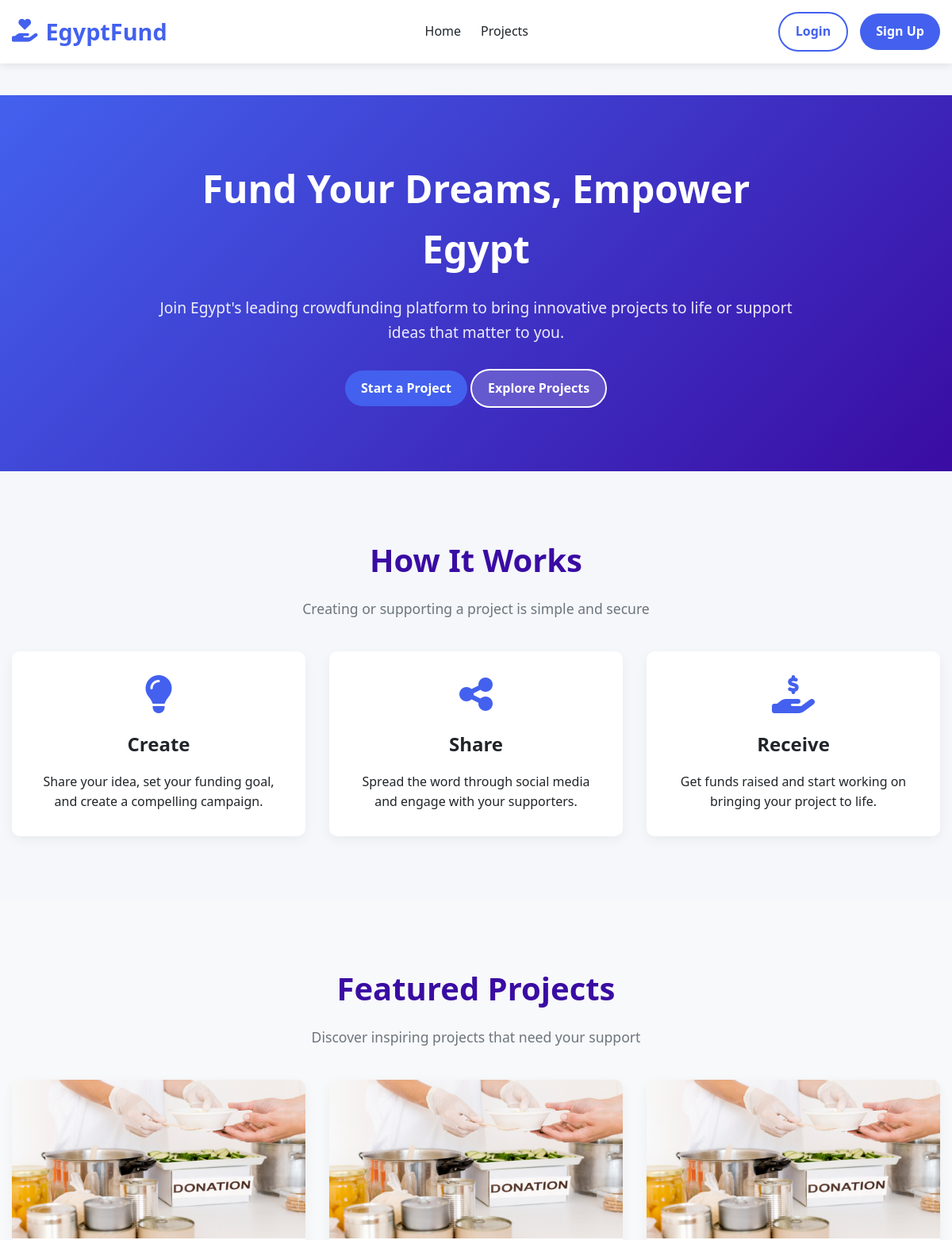
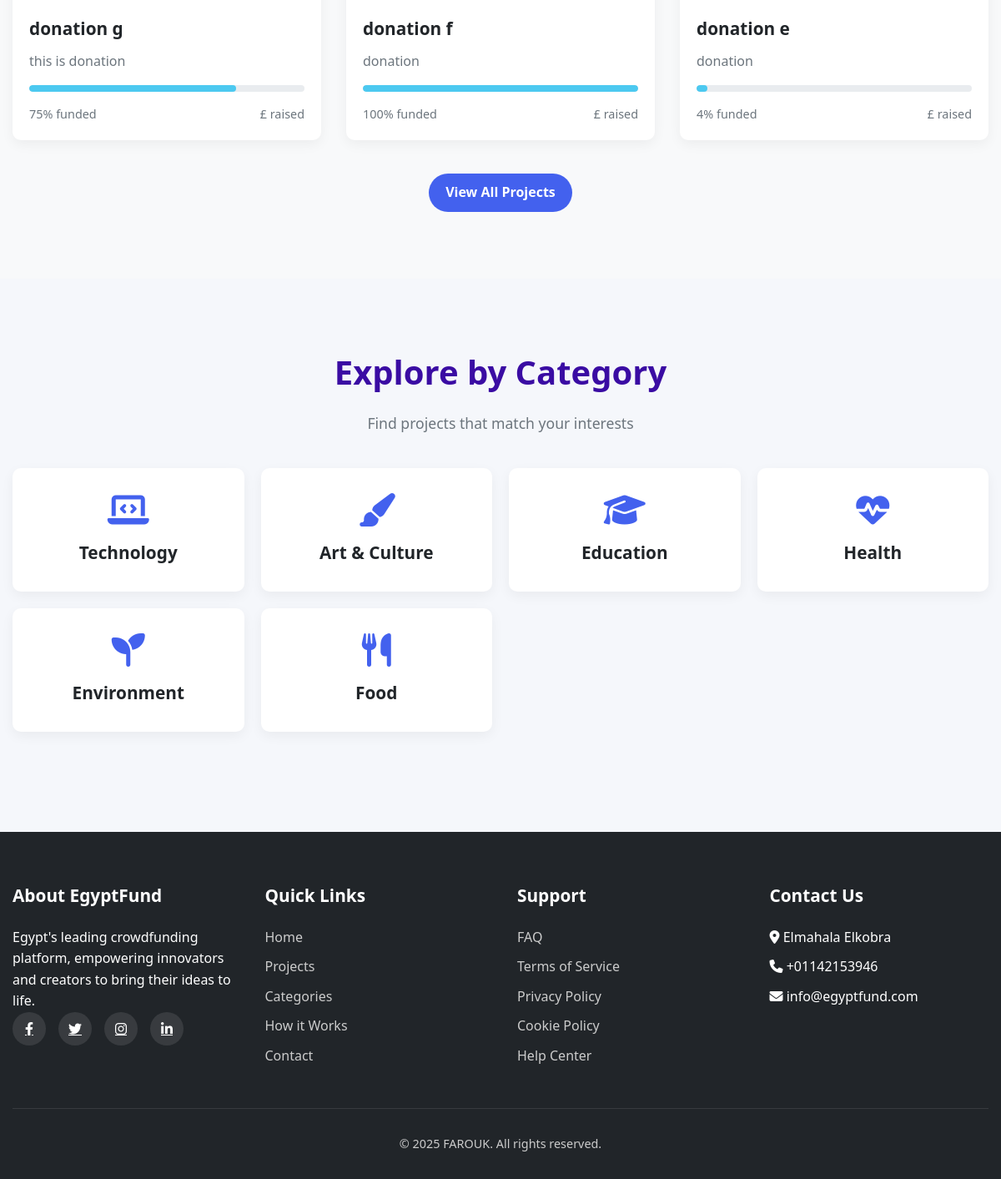
The page / on the database its author committed (2 pictures, top to bottom).
### pages/models.py (models this page shows, shortened)
class Projects(models.Model):
    owner = models.ForeignKey(User, on_delete=models.CASCADE, related_name='projects')
    title = models.CharField(max_length=100)
    description = models.TextField()
    image = models.ImageField(upload_to='projects/%Y/%m/%d/')
    funded_amount = models.DecimalField(max_digits=10, decimal_places=2)
    donatuion_amount = models.DecimalField(max_digits=10, decimal_places=2)
    donors = models.IntegerField(blank=True, null=True)
    days_left = models.IntegerField(blank=True, null=True)
    about_project = models.TextField(blank=True, null=True)
    amount_goal = models.DecimalField(max_digits=10, decimal_places=2 ,blank=True, null=True)
    start_date = models.DateField(blank=True, null=True)
    end_date = models.DateField(blank=True, null=True)
    category = models.ForeignKey('Categories', on_delete=models.CASCADE, related_name='projects')
    slug = models.SlugField(null=True, blank=True)
    class Meta:
        verbose_name = 'Project'
        verbose_name_plural = 'Projects'

class Categories(models.Model):
    name = models.CharField(max_length=100)
    class Meta:
        verbose_name = 'Category'
        verbose_name_plural = 'Categories'

### pages/views.py (the view)
# urls.py: path('', views.index, name='index'),
def index(request):
    context = {
        'projects': Projects.objects.all()[:3],
        'categories': Categories.objects.all()
    }
    return render(request, 'pages/index.html', context)

### templates/pages/index.html
{% extends "base.html" %}
{% block content %}
    <div id="home" class="page active">
        <section class="hero">
            <div class="container">
                <div class="hero-content">
                    <h1>Fund Your Dreams, Empower Egypt</h1>
                    <p>Join Egypt's leading crowdfunding platform to bring innovative projects to life or support ideas that matter to you.</p>
                    <a href="{% url "create_project" %}" class="btn btn-primary">Start a Project</a>
                    <a href="{% url "projects" %}" class="btn btn-outline" style="background-color: rgba(255, 255, 255, 0.2); color: white; border-color: white;">Explore Projects</a>
                </div>
            </div>
        </section>
        <section class="features">
            <div class="container">
                <div class="section-title">
                    <h2>How It Works</h2>
                    <p>Creating or supporting a project is simple and secure</p>
                </div>
                <div class="features-grid">
                    <div class="card feature-card">
                        <i class="fas fa-lightbulb"></i>
                        <h3>Create</h3>
                        <p>Share your idea, set your funding goal, and create a compelling campaign.</p>
                    </div>
                    <div class="card feature-card">
                        <i class="fas fa-share-alt"></i>
                        <h3>Share</h3>
                        <p>Spread the word through social media and engage with your supporters.</p>
                    </div>
                    <div class="card feature-card">
                        <i class="fas fa-hand-holding-usd"></i>
                        <h3>Receive</h3>
                        <p>Get funds raised and start working on bringing your project to life.</p>
                    </div>
                </div>
            </div>
        </section>
        <section class="projects">
            <div class="container">
                <div class="section-title">
                    <h2>Featured Projects</h2>
                    <p>Discover inspiring projects that need your support</p>
                </div>
                <div class="projects-grid">
                    {% for project in projects %}
                    <div class="card project-card" >
                        <div class="project-image">
                            <a href="{% url "project_detail" project.slug %}">
                                <img src="{{ project.image.url }}" alt="Project Image">
                            </a>
                        </div>
                        <div class="project-content">
                            <h3 class="project-title">{{ project.title }}</h3>
                            <p class="project-description">{{ project.description }}</p>
                            <div class="project-progress">
                                <div class="progress-bar" style="width: {{ project.funded_amount|floatformat:0 }}%;"></div>
                            </div>
                            <div class="project-details">
                                <span>{{ project.funded_amount|floatformat:0 }}% funded</span>
                                <span>£{{ project.donation_amount|floatformat:0 }} raised</span>
                            </div>
                        </div>
                    </div>
                    {% endfor %}
                </div>
                <div style="text-align: center; margin-top: 40px;">
                    <a href="{% url "projects" %}" class="btn btn-primary">View All Projects</a>
                </div>
            </div>
        </section>
        <section class="categories">
            <div class="container">
                <div class="section-title">
                    <h2>Explore by Category</h2>
                    <p>Find projects that match your interests</p>
                </div>
                <div class="categories-grid">
                    {% for category in categories %}
                    {% if category.name == "Technology" %}
                    <div class="card category-card" >
                        <i class="fas fa-laptop-code"></i>
                        <h3>{{ category.name }}</h3>
                    </div>
                    {% elif category.name == "Art & Culture" %}
                    <div class="card category-card" >
                        <i class="fas fa-paint-brush"></i>
                        <h3>{{ category.name }}</h3>
                    </div>
                    {% elif category.name == "Education" %}
                    <div class="card category-card" >
                        <i class="fas fa-graduation-cap"></i>
                        <h3>{{ category.name }}</h3>
                    </div>
                    {% elif category.name == "Health" %}
                    <div class="card category-card" >
                        <i class="fas fa-heartbeat"></i>
                        <h3>{{ category.name }}</h3>
                    </div>
                    {% elif category.name == "Environment" %}
                    <div class="card category-card" >
                        <i class="fas fa-seedling"></i>
                        <h3>{{ category.name }}</h3>
                    </div>
                    {% elif category.name == "Food" %}
                    <div class="card category-card" >
                        <i class="fas fa-utensils"></i>
                        <h3>Food</h3>
                    </div>
                    {% endif %}
                    {% endfor %}
                </div>
            </div>
        </section>
    </div>
{% endblock content %}

### templates/base.html
{% include "parts/navbar.html" %}
{% block content %}
{% endblock content %}
{% include "parts/footer.html" %}

### templates/parts/navbar.html (shortened to what this page needs)
{% load static %}
<!DOCTYPE html>
<html lang="en">
<head>
    <link rel="stylesheet" href="https://cdnjs.cloudflare.com/ajax/libs/font-awesome/6.4.0/css/all.min.css">
    <link rel="stylesheet" href="{% static "css/style.css" %}">
<body>
    <header>
        <div class="container">
            <nav class="navbar">
                <a href="{% url "index" %}" class="logo"><i class="fas fa-hand-holding-heart"></i>EgyptFund</a>
                <ul class="nav-links">
                    <li><a href="{% url "index" %}">Home</a></li>
                    <li><a href="{% url "projects" %}">Projects</a></li>
                </ul>
                <div class="user-actions" id="user-actions">
                    {% if request.user.is_authenticated %}
                        {% if user.profile %}
                            <a href="{% url "accounts:profile" %}" style="text-decoration: none ; color: #4361ee; font-size:23px; cursor: pointer; ">Hello, {{user}}</a>
                        {% else %}
                            <a href="{% url "accounts:deleted_profile" %}" style="text-decoration: none ; color: #4361ee; font-size:23px; cursor: pointer; ">Hello, {{user}}</a>
                        {% endif %}
                    {% else %}
                        <a href="{% url "login" %}" class="btn btn-outline">Login</a>
                        <a href="{% url "accounts:signup" %}" class="btn btn-primary">Sign Up</a>
                    {% endif %}
                </div>
            </nav>
        </div>
    </header>

### templates/parts/footer.html (shortened to what this page needs)
{% load static %}
    <footer>
        <div class="container">
            <div class="footer-content">
                <div class="footer-column">
                    <h3>About EgyptFund</h3>
                    <p>Egypt's leading crowdfunding platform, empowering innovators and creators to bring their ideas to life.</p>
                    <div class="social-links">
                        <a href="#"><i class="fab fa-facebook-f"></i></a>
                        <a href="#"><i class="fab fa-twitter"></i></a>
                        <a href="#"><i class="fab fa-instagram"></i></a>
                        <a href="#"><i class="fab fa-linkedin-in"></i></a>
                    </div>
                </div>
                <div class="footer-column">
                    <h3>Quick Links</h3>
                    <ul class="footer-links">
                        <li><a href="index.html">Home</a></li>
                        <li><a href="projects.html" >Projects</a></li>
                        <li><a href="#" >Categories</a></li>
                        <li><a href="#" >How it Works</a></li>
                        <li><a href="#">Contact</a></li>
                    </ul>
                </div>
                <div class="footer-column">
                    <h3>Support</h3>
                    <ul class="footer-links">
                        <li><a href="#">FAQ</a></li>
                        <li><a href="#">Terms of Service</a></li>
                        <li><a href="#">Privacy Policy</a></li>
                        <li><a href="#">Cookie Policy</a></li>
                        <li><a href="#">Help Center</a></li>
                    </ul>
                </div>
                <div class="footer-column">
                    <h3>Contact Us</h3>
                    <ul class="footer-links">
                        <li><i class="fas fa-map-marker-alt"></i> Elmahala Elkobra</li>
                        <li><i class="fas fa-phone"></i> +01142153946</li>
                        <li><i class="fas fa-envelope"></i> info@egyptfund.com</li>
                    </ul>
                </div>
            </div>
            <div class="copyright">
                <p>&copy; 2025 FAROUK. All rights reserved.</p>
            </div>
        </div>
    </footer>
</body>
</html>

### rows shown on the page
Projects: image (picture), title "donation g", description "this is donation", funded_amount "75"
Projects: image (picture), title "donation f", description "donation", funded_amount "100"
Projects: image (picture), title "donation e", description "donation", funded_amount "4"
Categories: name "Technology"
Categories: name "Art & Culture"
Categories: name "Education"
Categories: name "Health"
Categories: name "Environment"
Categories: name "Food" (drawn)
